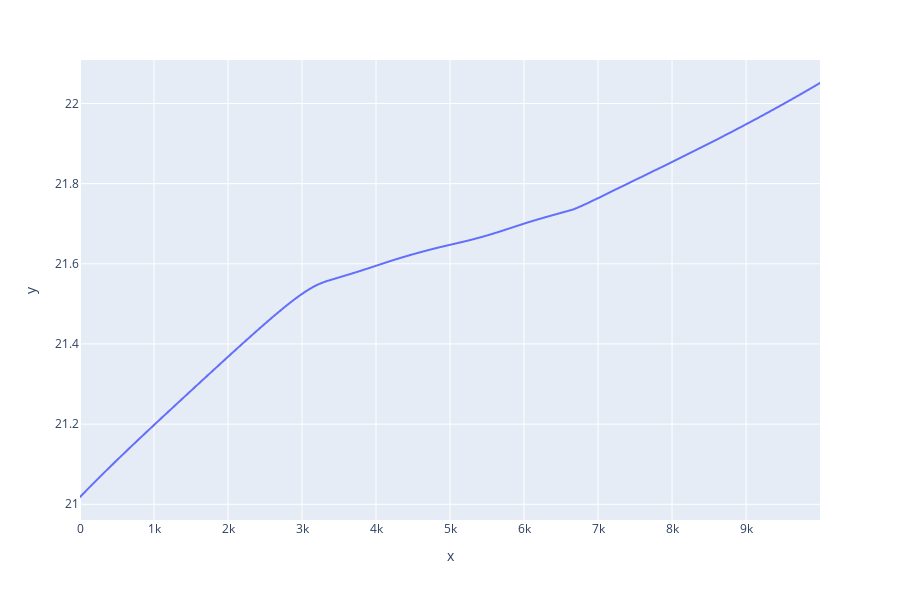

Notebook cell for this chart:
### Code cell
import plotly.express as px

import pandas as pd
df = pd.DataFrame({
    'x': np.arange(_total_episodes_),
    'y': np.array(choice) + (_max_sympathy - _min_sympathy) / 2
})

fig = px.scatter(df, x="x", y="y", trendline="lowess")
fig.update_traces(marker=dict(size=1,
                              opacity=500/_total_episodes_,
                              line=dict(width=4,
                                        color='DarkSlateGrey')),
                  selector=dict(mode='markers'))
fig.data = [t for t in fig.data if t.mode == "lines"]
fig.show()

### Figure 1 — Plotly figure (JSON) as saved in the notebook; plotly's stock layout.template omitted (floating-point values rounded to 4 significant figures; data arrays with more than 128 entries replaced by an {"elided": "..."} marker saying what was removed)
{"data": [{"hoverlabel": {"namelength": 0}, "hovertemplate": "<b>LOWESS trendline</b><br><br>x=%{x}<br>y=%{y} <b>(trend)</b>", "legendgroup": "", "marker": {"color": "#636efa", "symbol": "circle"}, "mode": "lines", "name": "", "showlegend": false, "type": "scattergl", "x": {"elided": "10000 int values"}, "xaxis": "x", "y": {"elided": "10000 float values"}, "yaxis": "y"}], "layout": {"height": 600, "legend": {"tracegroupgap": 0}, "margin": {"t": 60}, "xaxis": {"anchor": "y", "domain": [0, 1], "title": {"text": "x"}}, "yaxis": {"anchor": "x", "domain": [0, 1], "title": {"text": "y"}}}}
